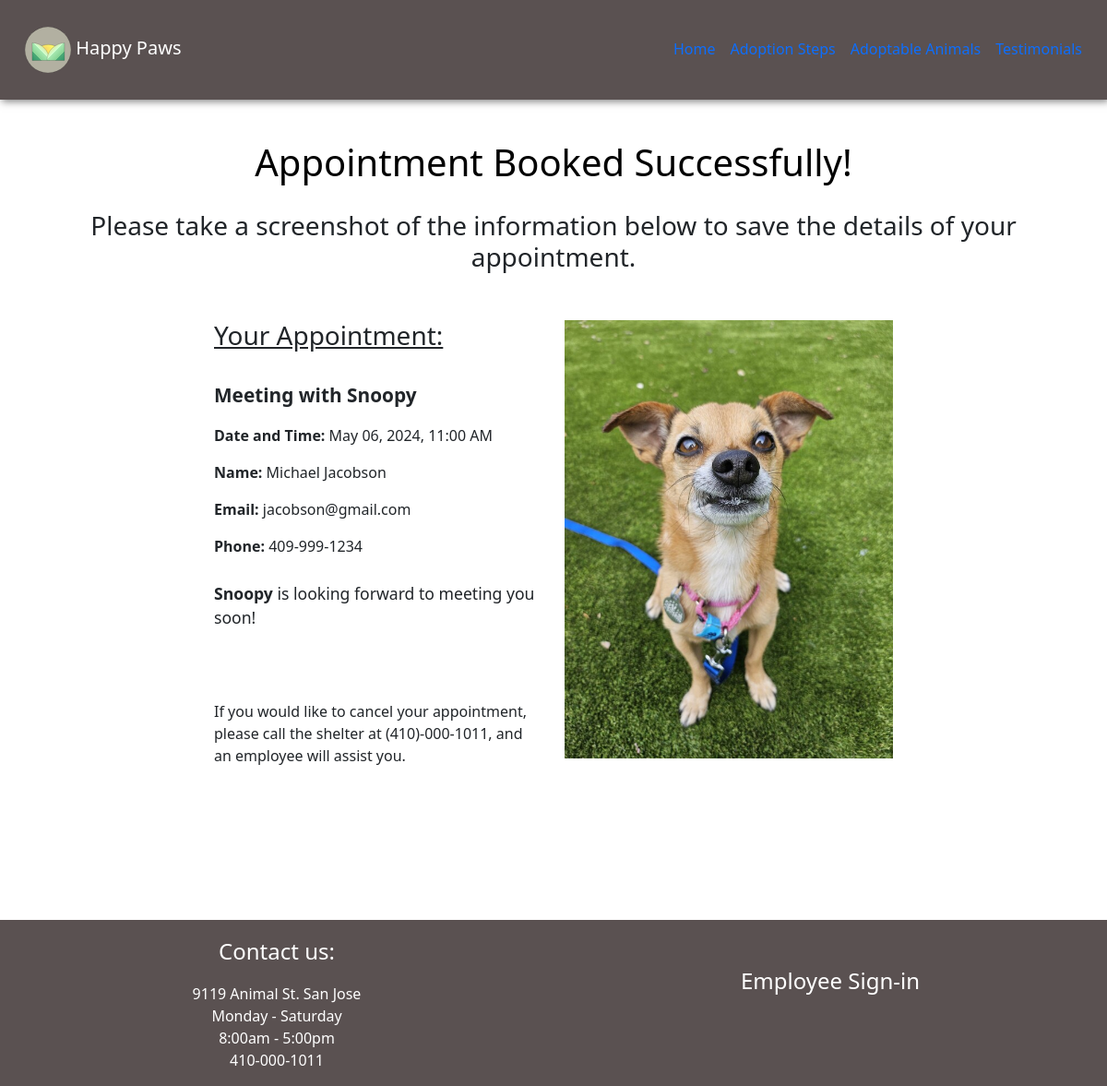
The page /Animals/Schedule/AppointmentSuccess/7 on the database its author committed.
### app.py (models this page shows, shortened)
class Animal(db.Model):
    __tablename__ = 'animals'
    id = db.Column(db.Integer, primary_key=True)
    name = db.Column(db.String(5), nullable=False)
    age = db.Column(db.Integer, nullable=True)
    species = db.Column(db.Integer, nullable=False)
    gender = db.Column(db.Integer, nullable=False)
    breed = db.Column(db.String(150), nullable=True)
    weight = db.Column(db.Numeric, nullable=True)
    description = db.Column(db.Text, nullable=True)
    image_path = db.Column(db.String(), nullable=True)
    date_added = db.Column(db.DateTime, default=datetime.utcnow)

class Appointment(db.Model):
    __tablename__ = 'appointments'
    appt_id = db.Column(db.Integer, primary_key=True)
    First_Name = db.Column(db.String(100),nullable=False)
    Last_Name = db.Column(db.String(100),nullable=False)
    Email_Address = db.Column(db.String(100),nullable=False)
    Phone_Number = db.Column(db.String(10), nullable=False)
    animal_id = db.Column(db.Integer, db.ForeignKey('animals.id'))
    Appoint_DateTime = db.Column(db.DateTime)

### app.py (the view)
@app.route('/Animals/Schedule/AppointmentSuccess/<int:id>')
def appointmentsuccess(id):
    appointment = Appointment.query.get_or_404(id)
    animal = Animal.query.get_or_404(appointment.animal_id)
    formatted = format_appointment_datetime(appointment.Appoint_DateTime)
    return render_template('success.html', appointment=appointment, animal=animal, formatted=formatted)

### app.py (called while the page is built)
def format_appointment_datetime(datetime):
    date_time_obj = datetime.fromisoformat(str(datetime))
    formatted_date = date_time_obj.strftime("%B %d, %Y")
    formatted_time = date_time_obj.strftime("%I:%M %p")
    return f"{formatted_date}, {formatted_time}"

### templates/success.html (shortened to what this page needs)
{% extends "base.html" %}
{%block body%}
<div class="container">
    <h1 style="padding-top: 20px"> Appointment Booked Successfully! </h1>
    <h3 style="padding: 20px; text-align: center;"> Please take a screenshot of the information below to save the details of your appointment. </h3> </br>
    <div class="row justify-content-center" style="padding-bottom: 150px;">
        <div class="col-sm-4">
            <h3> <u>Your Appointment:</u> </h3> </br>
            <p class="large-font-2"><strong>Meeting with {{ animal.name }}</strong></p>
            <p class="large-font-1"><strong>Date and Time:</strong> {{ formatted }}</p>
            <p><strong>Name:</strong> {{ appointment.First_Name }} {{ appointment.Last_Name }}</p>
            <p><strong>Email:</strong> {{ appointment.Email_Address }}</p>
            <p style="padding-bottom: 10px;"><strong>Phone:</strong> {{ appointment.Phone_Number }}</p>
            <p class="large-font"><strong>{{ animal.name }}</strong> is looking forward to meeting you soon! </p>
            <p style="padding-top: 60px;">If you would like to cancel your appointment, please call the shelter at (410)-000-1011, and an employee will assist you. </p>
        </div>
        <div class="col-sm-4" >
            {% if animal.image_path %}
            <img src="{{ url_for('static', filename='animal_images/' + animal.image_path)}}" class="card-img-top" alt="animal's image"
            style="max-width: 400px; max-height: 500px; object-fit: cover;">
            {% else %}
            <img src="{{ url_for('static', filename='images/default_image.jpg') }}" class="card-img-top" alt="default image"
            style="max-width: 400px; max-height: 500px; object-fit: cover;">
            {% endif %}
        </div>
    </div>
</div>
{%endblock%}

### static/styles/main.css (style rules this page uses)
h1 { text-align: center; color: black; }

### templates/success.html (style rules this page uses)
.large-font { font-size: 1.1em; }
.large-font-2 { font-size: 1.3em; }

### rows shown on the page
Animal: name "Snoopy", image_path (picture)
Appointment: First_Name "Michael", Last_Name "Jacobson", Email_Address "jacobson@gmail.com", Phone_Number "409-999-1234"
